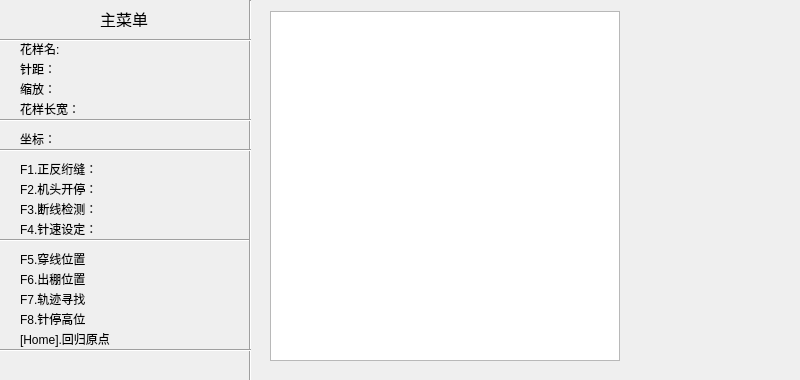
<?xml version="1.0" encoding="UTF-8"?>
<ui version="4.0">
 <class>MainMenuForm</class>
 <widget class="QWidget" name="MainMenuForm">
  <property name="geometry">
   <rect>
    <x>0</x>
    <y>0</y>
    <width>800</width>
    <height>380</height>
   </rect>
  </property>
  <property name="focusPolicy">
   <enum>Qt::NoFocus</enum>
  </property>
  <property name="windowTitle">
   <string>Form</string>
  </property>
  <widget class="QLabel" name="label_16">
   <property name="geometry">
    <rect>
     <x>20</x>
     <y>330</y>
     <width>131</width>
     <height>17</height>
    </rect>
   </property>
   <property name="text">
    <string>[Home].回归原点</string>
   </property>
  </widget>
  <widget class="QLabel" name="label_12">
   <property name="geometry">
    <rect>
     <x>20</x>
     <y>250</y>
     <width>81</width>
     <height>17</height>
    </rect>
   </property>
   <property name="text">
    <string>F5.穿线位置</string>
   </property>
  </widget>
  <widget class="Line" name="line_5">
   <property name="geometry">
    <rect>
     <x>0</x>
     <y>230</y>
     <width>251</width>
     <height>20</height>
    </rect>
   </property>
   <property name="orientation">
    <enum>Qt::Horizontal</enum>
   </property>
  </widget>
  <widget class="QLabel" name="label">
   <property name="geometry">
    <rect>
     <x>100</x>
     <y>10</y>
     <width>67</width>
     <height>17</height>
    </rect>
   </property>
   <property name="font">
    <font>
     <pointsize>12</pointsize>
    </font>
   </property>
   <property name="text">
    <string>主菜单</string>
   </property>
  </widget>
  <widget class="Line" name="line">
   <property name="geometry">
    <rect>
     <x>240</x>
     <y>0</y>
     <width>20</width>
     <height>381</height>
    </rect>
   </property>
   <property name="orientation">
    <enum>Qt::Vertical</enum>
   </property>
  </widget>
  <widget class="Line" name="line_2">
   <property name="geometry">
    <rect>
     <x>0</x>
     <y>30</y>
     <width>251</width>
     <height>20</height>
    </rect>
   </property>
   <property name="orientation">
    <enum>Qt::Horizontal</enum>
   </property>
  </widget>
  <widget class="QLabel" name="label_3">
   <property name="geometry">
    <rect>
     <x>20</x>
     <y>60</y>
     <width>41</width>
     <height>17</height>
    </rect>
   </property>
   <property name="text">
    <string>针距：</string>
   </property>
  </widget>
  <widget class="QGraphicsView" name="graphicsView">
   <property name="geometry">
    <rect>
     <x>270</x>
     <y>11</y>
     <width>350</width>
     <height>350</height>
    </rect>
   </property>
  </widget>
  <widget class="QLabel" name="label_8">
   <property name="geometry">
    <rect>
     <x>20</x>
     <y>160</y>
     <width>101</width>
     <height>17</height>
    </rect>
   </property>
   <property name="text">
    <string>F1.正反绗缝：</string>
   </property>
  </widget>
  <widget class="QLabel" name="label_9">
   <property name="geometry">
    <rect>
     <x>20</x>
     <y>180</y>
     <width>171</width>
     <height>17</height>
    </rect>
   </property>
   <property name="text">
    <string>F2.机头开停：</string>
   </property>
  </widget>
  <widget class="QLabel" name="label_5">
   <property name="geometry">
    <rect>
     <x>20</x>
     <y>80</y>
     <width>67</width>
     <height>17</height>
    </rect>
   </property>
   <property name="text">
    <string>缩放：</string>
   </property>
  </widget>
  <widget class="QLabel" name="label_10">
   <property name="geometry">
    <rect>
     <x>20</x>
     <y>200</y>
     <width>121</width>
     <height>17</height>
    </rect>
   </property>
   <property name="text">
    <string>F3.断线检测：</string>
   </property>
  </widget>
  <widget class="Line" name="line_3">
   <property name="geometry">
    <rect>
     <x>0</x>
     <y>110</y>
     <width>251</width>
     <height>20</height>
    </rect>
   </property>
   <property name="orientation">
    <enum>Qt::Horizontal</enum>
   </property>
  </widget>
  <widget class="QLabel" name="label_2">
   <property name="geometry">
    <rect>
     <x>20</x>
     <y>40</y>
     <width>67</width>
     <height>17</height>
    </rect>
   </property>
   <property name="text">
    <string>花样名:</string>
   </property>
  </widget>
  <widget class="QLabel" name="label_15">
   <property name="geometry">
    <rect>
     <x>20</x>
     <y>310</y>
     <width>81</width>
     <height>17</height>
    </rect>
   </property>
   <property name="text">
    <string>F8.针停高位</string>
   </property>
  </widget>
  <widget class="QLabel" name="label_14">
   <property name="geometry">
    <rect>
     <x>20</x>
     <y>290</y>
     <width>81</width>
     <height>17</height>
    </rect>
   </property>
   <property name="text">
    <string>F7.轨迹寻找</string>
   </property>
  </widget>
  <widget class="QLabel" name="label_13">
   <property name="geometry">
    <rect>
     <x>20</x>
     <y>270</y>
     <width>81</width>
     <height>17</height>
    </rect>
   </property>
   <property name="text">
    <string>F6.出稝位置</string>
   </property>
  </widget>
  <widget class="QLabel" name="label_7">
   <property name="geometry">
    <rect>
     <x>20</x>
     <y>130</y>
     <width>81</width>
     <height>17</height>
    </rect>
   </property>
   <property name="text">
    <string>坐标：</string>
   </property>
  </widget>
  <widget class="Line" name="line_4">
   <property name="geometry">
    <rect>
     <x>0</x>
     <y>140</y>
     <width>251</width>
     <height>20</height>
    </rect>
   </property>
   <property name="orientation">
    <enum>Qt::Horizontal</enum>
   </property>
  </widget>
  <widget class="QLabel" name="label_11">
   <property name="geometry">
    <rect>
     <x>20</x>
     <y>220</y>
     <width>121</width>
     <height>17</height>
    </rect>
   </property>
   <property name="text">
    <string>F4.针速设定：</string>
   </property>
  </widget>
  <widget class="QLabel" name="label_6">
   <property name="geometry">
    <rect>
     <x>20</x>
     <y>100</y>
     <width>81</width>
     <height>17</height>
    </rect>
   </property>
   <property name="text">
    <string>花样长宽：</string>
   </property>
  </widget>
  <widget class="Line" name="line_6">
   <property name="geometry">
    <rect>
     <x>0</x>
     <y>340</y>
     <width>251</width>
     <height>20</height>
    </rect>
   </property>
   <property name="orientation">
    <enum>Qt::Horizontal</enum>
   </property>
  </widget>
 </widget>
 <resources/>
 <connections/>
</ui>
